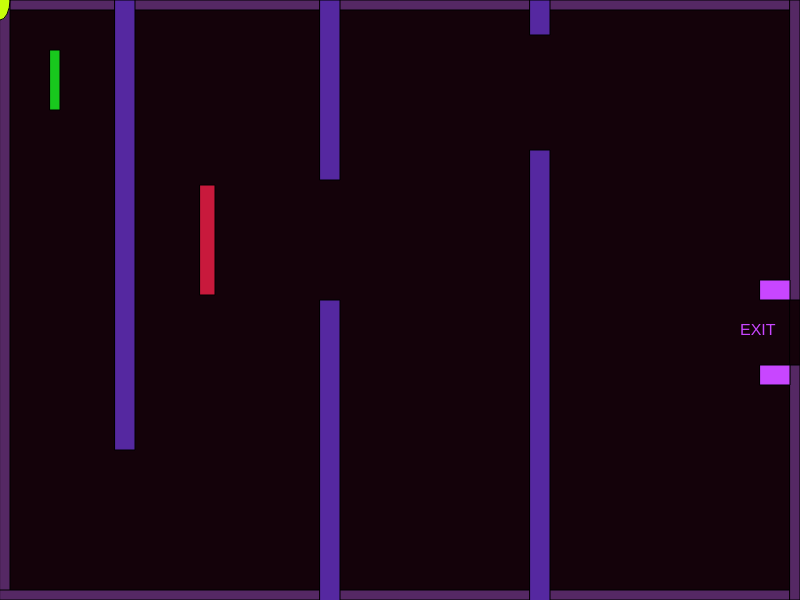
Frame 1 (no input)
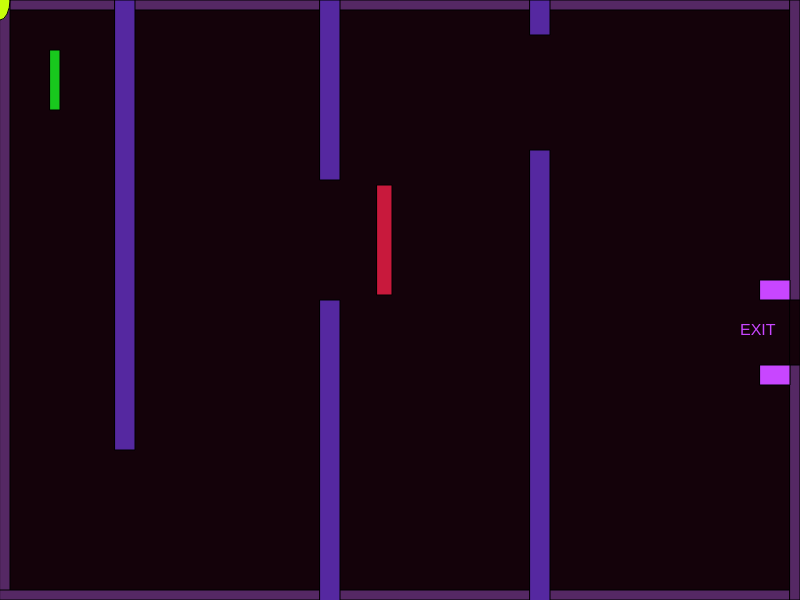
Frame 60 (no input)
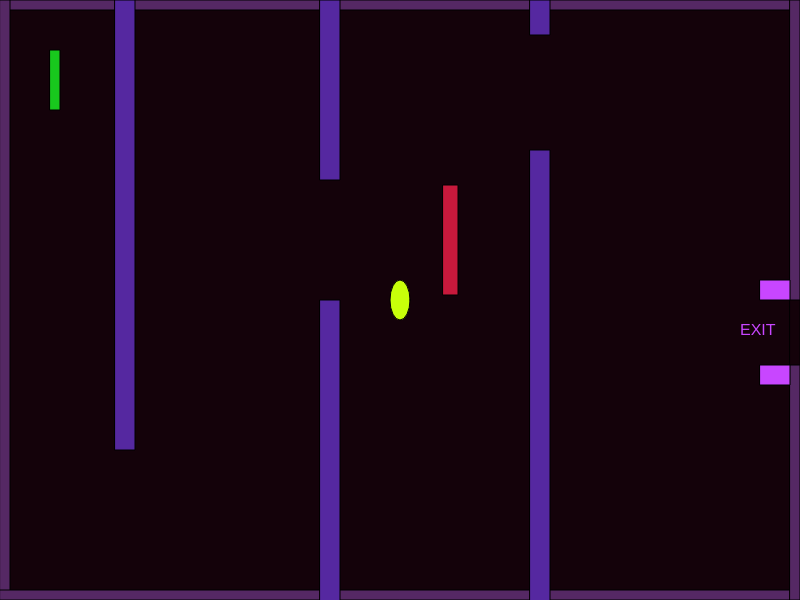
Frame 120 (the mouse pressed at the canvas centre since frame 60)

The p5.js sketch that drew these frames (run headless with seeded random() and noise() and a simulated clock; from frame 60 on, the mouse is pressed at the canvas centre):

// p5.js sketch
// ── sketch.js
var characterX = 50;
var characterY = 50;
var z = 200;

var mouseX = 0;
var mouseY = 0;
var mouseShapeX;
var mouseShapeY;

var direction ="right";


function setup() {
  createCanvas(800, 600);
}


function draw() {
  background(20, 2, 10);
  
  //borders
  createBorders(10);
  function createBorders(thickness)
{
  //color
  fill(85,40,100);
  // top border
  rect(0,0,width,thickness);
  // left border
  rect(0,0,thickness,height);
  // bottom border
  rect(0, height-thickness,width, thickness);
  // right border
  rect(width-thickness,0,thickness,height-0);
}
  
  
  //obstacle1
  drawObstacle1()
  function drawObstacle1(){
  fill(85,40,160);
  rect(115,0,20,450);
  rect(320,0,20,180);
  rect(320,300,20,380);
  rect(530,150,20,600);
  rect(530,0,20,35);
  }
  
  
  //obstacle2
  drawObstacle2()
  function drawObstacle2(){
  fill(200,25,60);
  rect(z,185,15,110);
}
  
  //obstacle 2 movement
  obstacleMovement()
  function obstacleMovement(){
  if (direction=="right"){
  z=z+3;
  }
  if (direction=="left"){
    z=z-3;
  }
  if (z>=500){
    direction = "left";
  }
  if (z<=150){
    direction = "right";
  }
  }
  
  //draw exit
  drawExit()
  function drawExit(){
  fill(20,2,10)
  rect(790,300,10,65);
  fill(200,70,1050)
  rect(760,280,30,20)
  rect(760,365,30,20)
  textSize(16);
  text("EXIT", width-60,height-265)
  }
  
  //draw player
  playerMovement()
  drawPlayer()
  
  //player movement
  function playerMovement()
  {
  if (keyIsDown(68)){
    characterX+=5;
    if (characterX > width) x = width;
  }
  
  if(keyIsDown(65)){
    characterX-=5;
  }
  
  if(keyIsDown(83)){
    characterY+=5;
  if (characterY > height) characterY = height;
  }
 
  if(keyIsDown(87)){
    characterY-=5;
}
  }
  
  // player rectangle
  function drawPlayer(){
  fill(24,200,29);
  rect(characterX,characterY,10,60);
}

  //still have no idea why this isnt working
  //closer than it was last week tho?
  //mouse obstacle
  mousePressed()
  fill(200,290,10);
  ellipse(mouseX,mouseY,20,40);
  function mousePressed(){
    mousex = mouseX;
    mousey = mouseY;
  }
  
  //You Win! message
  youWin()
  function youWin(){
  if(characterX > width && characterY > width<=800)
    {
        fill(100,200,500);
        stroke(5);
        textSize(26);
        text("You Win!", width/2-50, height/2-50);
    }
  }
  
  
} //end draw

/*
if (characterX < 10) characterX = 10;

if (characterY < 10) characterY = 10;

if (characterY >= 530){
    characterY = 530
  } 

if (characterx >= 780){
    characterX = 780
}
*/
